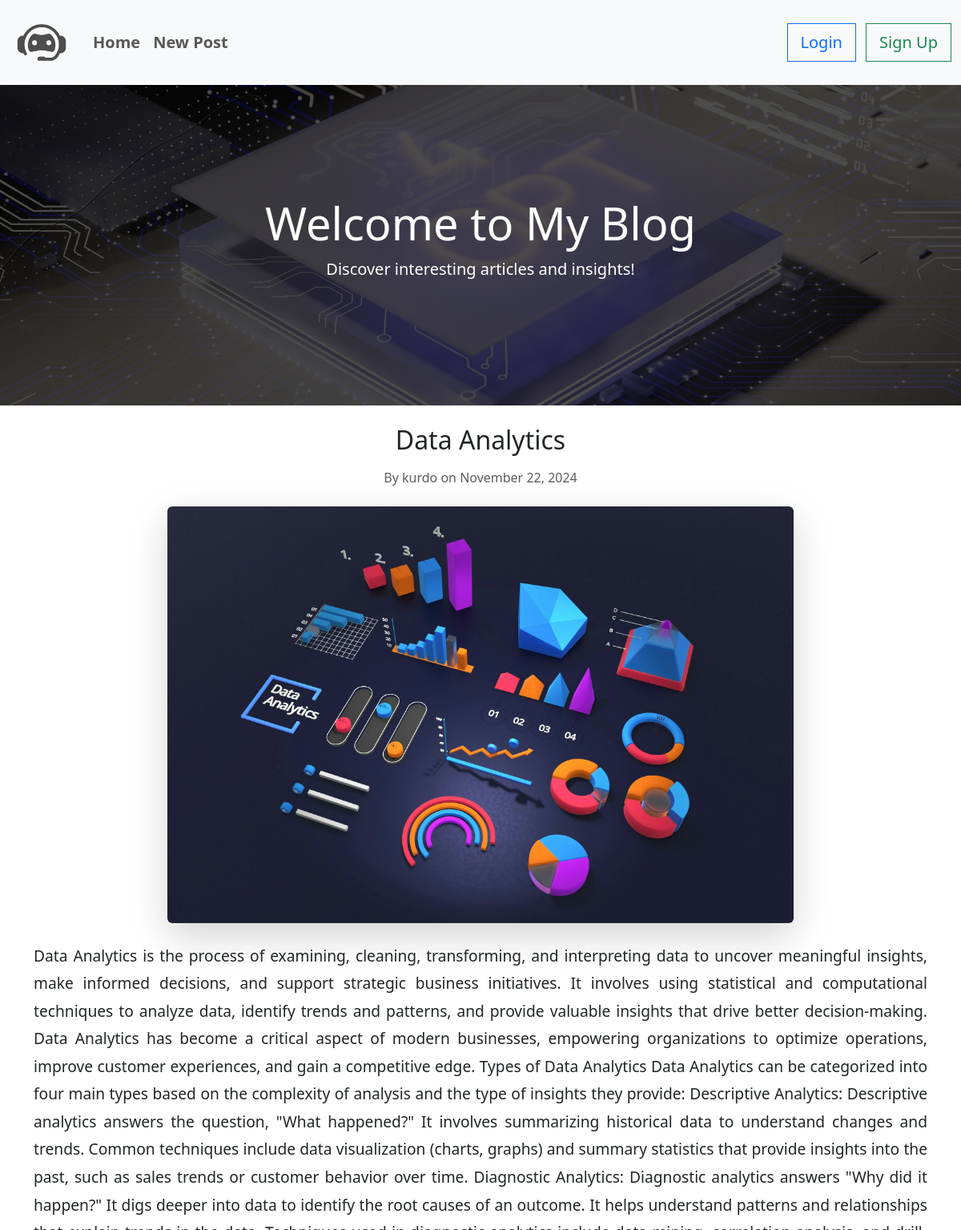
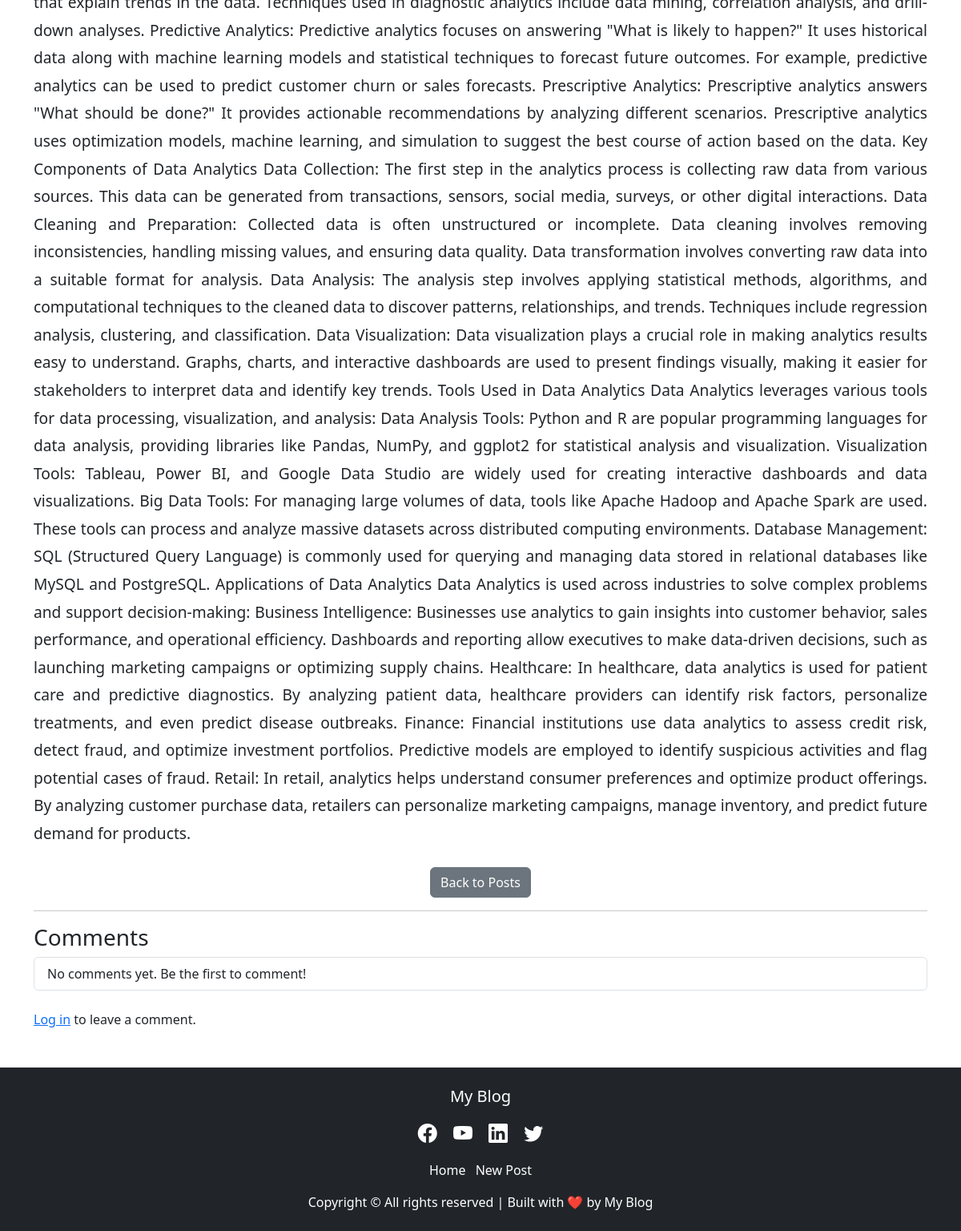
Page /post/20/ on the committed database (2 pictures, top to bottom).
### blog/models.py (models this page shows, shortened)
class Post(models.Model):
    title = models.CharField(max_length=255)
    body = models.TextField()
    author = models.ForeignKey(User, on_delete=models.CASCADE)
    created_at = models.DateTimeField(auto_now_add=True)
    updated_at = models.DateTimeField(auto_now=True)  # Automatically updates on save
    image = models.ImageField(upload_to='post_images/', blank=True, null=True)

### blog/views.py (the view)
# urls.py: path('post/<int:pk>/', views.post_detail, name='post_detail'),  # Detail view for a post
def post_detail(request, pk):
    post = get_object_or_404(Post, pk=pk)
    comments = post.comments.all()
    comment_form = CommentForm()
    return render(request, 'blog/post_detail.html', {'post': post, 'comments': comments, 'form': comment_form})

### blog/context_processors.py (called while the page is built)
def navbar_links(request):
    links = [
        ('Home', reverse('post_list')),  # Example: Home page
        ('New Post', reverse('create_post')),  # Example: New post page
    ]
    return {'links': links}

### blog/templates/blog/post_detail.html (shortened to what this page needs)
{% extends "base.html" %}
{% block content %}
<div class="text-center mb-4">
    <h2 class="mb-3">{{ post.title }}</h2>
    <p class="text-muted">By {{ post.author }} on {{ post.created_at|date:"F j, Y" }}</p>
</div>
{% if post.image %}
    <div class="text-center mb-4">
        <img src="{{ post.image.url }}" alt="{{ post.title }}" class="img-fluid rounded shadow-lg" style="width: 70%; max-width: 1200px; height: auto;">
    </div>
{% endif %}
<div class="mb-4" style="text-align: justify; font-size: 1.2rem; line-height: 1.8;">
    <p>{{ post.body }}</p>
</div>
<div class="d-flex justify-content-center gap-3 mt-4">
    <a href="{% url 'post_list' %}" class="btn btn-secondary">Back to Posts</a>
</div>
<hr>
<h3>Comments</h3>
<ul class="list-group mb-4">
    {% for comment in post.comments.all %}
        <li class="list-group-item">
            <strong>{{ comment.author }}</strong>: {{ comment.text }}
        </li>
    {% empty %}
        <li class="list-group-item">No comments yet. Be the first to comment!</li>
    {% endfor %}
</ul>
{% if user.is_authenticated %}
    <h4>Leave a Comment:</h4>
    <form method="post" action="{% url 'add_comment' post.pk %}">
        {% csrf_token %}
        {{ form.as_p }}
        <button type="submit" class="btn btn-primary">Submit</button>
    </form>
{% else %}
    <p><a href="{% url 'login' %}">Log in</a> to leave a comment.</p>
{% endif %}
{% endblock %}

### rows in the picture
Post: title "Data Analytics", author "kurdo", created_at "November 22, 2024", image (picture), body "Data Analytics is the process of examining, cleaning, transforming, and interpreting data to uncover meaningful insights, make informed decisions, and support strategic business initiatives. It involves using statistical and computational techniques to analyze data, identify trends and patterns, and provide valuable insights that drive better decision-making. Data Analytics has become a critical aspect of modern businesses, empowering organizations to optimize operations, improve customer experiences, and gain a competitive edge. Types of Data Analytics Data Analytics can be categorized into four main types based on the complexity of analysis and the type of insights they provide:…"

### other values in the picture
{{ name }} "Home" "New Post"
